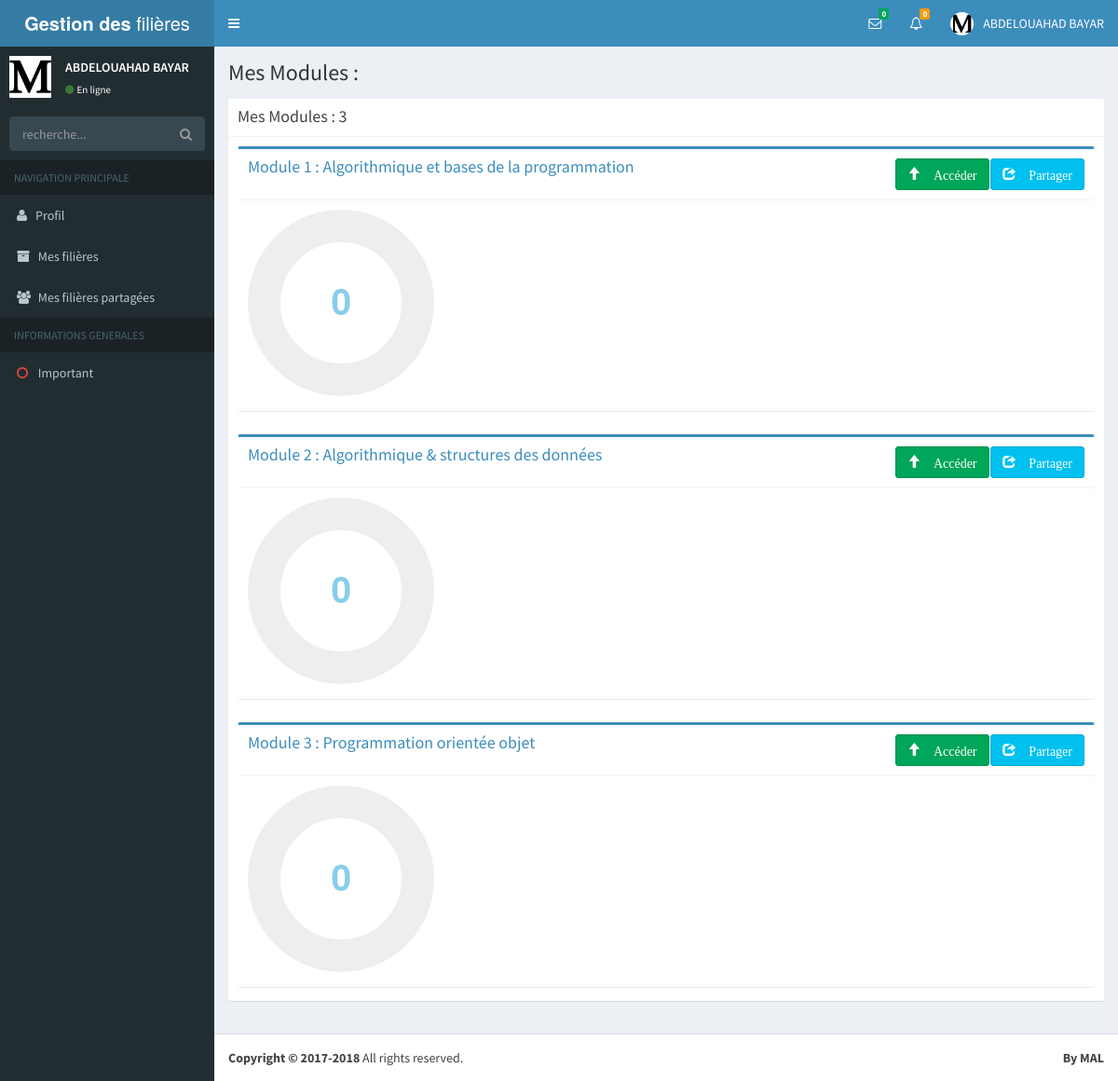
Page /Coordonateur_module/Mes_Modules.php (signed in) on the committed database.
### tables this page shows
CREATE TABLE IF NOT EXISTS `coordonateur_filiere` (
  `CODE_COR_FIL` int(11) NOT NULL AUTO_INCREMENT,
  `CODE_ETA` int(11) DEFAULT '1',
  `CODE_DEPT` int(11) DEFAULT '1',
  `PSEUDO` varchar(50) DEFAULT NULL,
  `PASSWORD` varchar(50) DEFAULT NULL,
  `NOM_COR_FIL` varchar(50) DEFAULT NULL,
  `PRENOM_COR_FIL` varchar(50) DEFAULT NULL,
  `SPCIALITE_COR_FIL` int(11) DEFAULT '1',
  `GRADE_COR_FIL` int(11) DEFAULT '1',
  `EMAIL_COR_FIL` varchar(60) DEFAULT NULL,
  `TELE_COR_FIL` varchar(20) DEFAULT NULL,
  `IMAGE_COR_FIL` text,
  `ETAT` varchar(50) DEFAULT 'coordonateur filiere',
  PRIMARY KEY (`CODE_COR_FIL`),
  UNIQUE KEY `PSEUDO` (`PSEUDO`),
  KEY `FK_ASSEMBLER` (`CODE_DEPT`),
  KEY `FK_DISPOSE` (`CODE_ETA`),
  KEY `CODE_ETA` (`CODE_ETA`),
  KEY `CODE_DEPT` (`CODE_DEPT`),
  KEY `GRADE_COR_FIL` (`GRADE_COR_FIL`),
  KEY `f11` (`SPCIALITE_COR_FIL`)
);

CREATE TABLE IF NOT EXISTS `coordonateur_module` (
  `CODE_COR_MODU` int(11) NOT NULL AUTO_INCREMENT,
  `CODE_DEPT` int(11) DEFAULT '1',
  `PSEUDO` varchar(50) DEFAULT NULL,
  `PASSWORD` varchar(50) DEFAULT NULL,
  `NOM_COR_MODU` varchar(50) DEFAULT NULL,
  `PRENOM_COR_MODU` varchar(50) DEFAULT NULL,
  `SPECIALITE_COR_MODU` int(11) DEFAULT '1',
  `GRADE_COR_MODU` int(11) DEFAULT '1',
  `CODE_ETA` int(11) DEFAULT NULL,
  `EMAIL_COR_MODU` varchar(60) DEFAULT NULL,
  `TELE_COR_MODU` varchar(20) DEFAULT NULL,
  `IMAGE_COR_MODU` text,
  `ETAT` varchar(50) DEFAULT 'Coordonnateur Module',
  PRIMARY KEY (`CODE_COR_MODU`),
  UNIQUE KEY `PSEUDO` (`PSEUDO`),
  KEY `FK_APPARTIENT` (`CODE_DEPT`),
  KEY `CODE_DEPT` (`CODE_DEPT`),
  KEY `SPECIALITE_COR_MODU` (`SPECIALITE_COR_MODU`),
  KEY `CODE_ETA` (`CODE_ETA`),
  KEY `GRADE_COR_MODU` (`GRADE_COR_MODU`)
);

### Coordonateur_module/Mes_Modules.php (the view, shortened to what this page needs)
<?php
include '../connexion.php';
$Etat = $_SESSION['NIV'];
$rest = $_SESSION['info'];
$nb_d="";
$test="SELECT count(M.CODE_MAT) as nb FROM `matiere_demandees` Md,matiere M,Module Mo ,enseignant E WHERE md.CODE_MAT=M.CODE_MAT AND md.CODE_ENS=E.CODE_ENS AND md.CODE_MAT=M.CODE_MAT AND M.CODE_MODU=Mo.CODE_MODU AND Mo.CODE_COR_MODU='".$rest."' ";
$result=mysqli_query($ma_connexion,$test);
  if(mysqli_num_rows($result) > 0)
    {
  while($row = mysqli_fetch_array($result))
      {
  $nb_d=$row['nb'];
    }
  }
$req  = ($bd->query('Select  PRENOM_COR_MODU , NOM_COR_MODU ,SPECIALITE_COR_MODU  from coordonateur_module WHERE CODE_COR_MODU  ="'.$rest.'"'));
$req4 = ($bd->query('Select  count(CODE_MODU)as Nombre_Modu from module WHERE CODE_COR_MODU  ="'.$rest.'"'));
$req5 = ($bd->prepare('Select NOM_MODU from module WHERE CODE_COR_MODU  ="'.$rest.'"'));
$req6 = ($bd->prepare('Select CODE_MODU from module WHERE CODE_COR_MODU  ="'.$rest.'"'));
$req9 = ($bd->prepare('SELECT avancement FROM module WHERE CODE_COR_MODU="'.$rest.'" '));
$ress = $req->fetch();
$ress1= $req4->fetch();
$req5->execute();
$req9->execute();
$req6->execute();
$ress2  =  $req5->fetchAll();
$ress9=$req9->fetchAll();
$ress3=$req6->fetchAll();
$prenom = $ress['PRENOM_COR_MODU'];
$nom    = $ress['NOM_COR_MODU'];
$nb     = $ress1['Nombre_Modu'];
$nb     = $nb-1;
?>
<!DOCTYPE html>
<html>
<head>
  <link rel="stylesheet" href="../bootstrap/css/bootstrap.min.css">
  <link rel="stylesheet" type="text/css" href="../css/font-awesome.min.css">
  <link rel="stylesheet" type="text/css" href="../css/ionicons.min.css">
  <link rel="stylesheet" href="../dist/css/AdminLTE.min.css">
  <link rel="stylesheet" href="../dist/css/skins/_all-skins.min.css">
  <link rel="stylesheet" type="text/css" href="../css/sweetalert2.min.css">
  <link rel="stylesheet" href="../css/jquery-confirm.min.css">
</head>
<body class="sidebar-mini wysihtml5-supported skin-blue">
<div class="wrapper">
<?php include("../includes/header.php"); ?>
<?php include("../includes/aside.php"); ?>
  <div class="content-wrapper">
    <section class="content-header">
      <h1>
        Mes Modules :
      </h1>
    </section>
    <section class="content">
      <div class="row">
        <div class="col-md-12 test">
          <div class="box box-solid">
            <div class="box-header with-border">
              <h3 class="box-title">Mes Modules : <?php echo $nb+1  ?></h3>
            </div>
            <?php
            for ($i = 0 ; $i <= $nb ; $i++)
              {
                $avanc =implode($ress9[$i]);
                $NomF =implode($ress2[$i]);
                $j=$i+1;
            echo '
            <div class="box-body">
              <div class="box-group" id="accordion">
                <div class="panel box box-primary">
                  <div class="box-header with-border">
                    <h4 class="box-title">
                      <a data-toggle="collapse" data-parent="#accordion" href="#collapseOne">
                        Module '.$j.' : '.$NomF.'
                      </a>
                    </h4>
                    <div class="btn-group pull-right">
                  <form method="post">
                    <button type="submit" name="submit" class="btn btn-success"><span class="glyphicon glyphicon-arrow-up">&nbsp;Accéder</span></button>
                    <button type="button" name="partager" data-toggle="modal" data-target="#myModal" class="btn btn-info" id="mod'.$i.'" value='.$i.' onClick="afficher(this)"><span class="glyphicon glyphicon-share">&nbsp;Partager</span></button>
                    <input type="text" name="id" value='.$i.' hidden>
                    </form>
                </div>
                  </div>
                  <div id="collapseOne" class="panel-collapse collapse in">
                    <div class="box-body">
                      <input class="knob" id="kuy'.$i.'" data-width="200" data-min="0" data-displayPrevious=true value="'.$avanc.'/'.implode($ress3[$i]).'" >
                    </div>
                  </div>
                </div>
              </div>
            </div>';
          }
            ?>
          </div>
        </div>
      </div>
    </section>
  </div>
  <footer class="main-footer">
    <div class="pull-right hidden-xs">
      <b>By MAL</b>
    </div>
    <strong>Copyright &copy; 2017-2018</strong> All rights
    reserved.
  </footer>
</div>
</body>
</html>

### includes/header.php (shortened to what this page needs)
  <form action="" method="POST">
  <header class="main-header">
    <a href="#" class="logo">
      <span class="logo-lg"><b>Gestion des </b> filières</span>
    </a>
    <nav class="navbar navbar-static-top">
      <a href="#" class="sidebar-toggle" data-toggle="offcanvas" role="button">
      </a>
      <div class="navbar-custom-menu">
        <ul class="nav navbar-nav">
          <li class="dropdown messages-menu">
            <a href="#" class="dropdown-toggle" data-toggle="dropdown">
              <i class="fa fa-envelope-o"></i>
              <span class="label label-success">0</span>
            </a>
          </li>
          <?php
          if($Etat != "enseignant"){
            echo '
          <li class="dropdown notifications-menu">
            <a href="#" class="dropdown-toggle" data-toggle="dropdown">
              <i class="fa fa-bell-o"></i>
              <span class="label label-warning">'.$nb_d.'</span>
            </a>
            <ul class="dropdown-menu">
              <li class="header">Vous avez '.$nb_d.' notifications</li>
              <li>
                <div class="slimScrollDiv"><ul class="menu">
                  <ul class="dropdown-menu">
              <li><label>Vous avez <?php echo $nb_d; ?> Demandes :</label></li>
              <li><a href="../Coordonateur_filiere/notification.php">Voir tout :</a></li>
            </ul>
                </div>
              </li>
              <li class="footer"><a href="#">Voir tous</a></li>
            </ul>
          </li> ';
        }
           ?>
          <li class="dropdown user user-menu">
            <a href="#" class="dropdown-toggle" data-toggle="dropdown">
              <img src="
<?php
                                            $rest = $_SESSION['info'];
                                            $bd = new PDO('mysql:host=localhost;dbname=pfe', 'root', '' , array(PDO::MYSQL_ATTR_INIT_COMMAND => "SET NAMES utf8", PDO::ATTR_ERRMODE => PDO::ERRMODE_EXCEPTION,PDO::ATTR_DEFAULT_FETCH_MODE => PDO::FETCH_ASSOC));
                                            $bd->setAttribute(PDO::ATTR_ERRMODE, PDO::ERRMODE_EXCEPTION);
                                            if ( $Etat =="coordonateur filiere" )
                                                {
                                                    $req  = ($bd->query('Select IMAGE_COR_FIL from coordonateur_filiere WHERE CODE_COR_FIL  ="'.$rest.'"'));
                                                    $ress = $req->fetch();
                                                    $url = $ress['IMAGE_COR_FIL'];
                                                    echo "../images/".$url;
                                                }
                                        ?>" class="user-image" alt="User Image">
              <span class="hidden-xs"><?php echo $prenom." ".$nom ?></span>
            </a>
          </li>
        </ul>
      </div>
    </nav>
  </header>
  </form>

### includes/aside.php (shortened to what this page needs)
  <aside class="main-sidebar">
    <section class="sidebar">
      <div class="user-panel">
        <div class="pull-left image">
          <img src="
<?php
                                            $rest = $_SESSION['info'];
                                            $bd = new PDO('mysql:host=localhost;dbname=pfe', 'root', '' , array(PDO::MYSQL_ATTR_INIT_COMMAND => "SET NAMES utf8", PDO::ATTR_ERRMODE => PDO::ERRMODE_EXCEPTION,PDO::ATTR_DEFAULT_FETCH_MODE => PDO::FETCH_ASSOC));
                                            $bd->setAttribute(PDO::ATTR_ERRMODE, PDO::ERRMODE_EXCEPTION);
                                            if ( $Etat =="coordonateur filiere" )
                                                {
                                                    $req  = ($bd->query('Select IMAGE_COR_FIL from coordonateur_filiere WHERE CODE_COR_FIL  ="'.$rest.'"'));
                                                    $ress = $req->fetch();
                                                    $url = $ress['IMAGE_COR_FIL'];
                                                    echo "../images/".$url;
                                                }
                                        ?>"  alt="User Image">
        </div>
        <div class="pull-left info">
          <p><?php echo $prenom." ".$nom ?></p>
          <a href="#"><i class="fa fa-circle text-success"></i>En ligne</a>
        </div>
      </div>
      <form action="" method="POST" class="sidebar-form">
        <div class="input-group">
          <input type="text" name="rech" id="rech" onkeyup="recherche(this)" class="form-control" placeholder="recherche...">
              <span class="input-group-btn">
                <button type="button" name="search" id="search-btn" class="btn btn-flat"><i class="fa fa-search"></i>
                </button>
              </span>
        </div>
      </form>
<ul class="sidebar-menu">
        <li class="header">NAVIGATION PRINCIPALE</li>
        <li id="profil"><a href="../Profil/Profil.php"><i class="fa fa-user"></i><span>Profil</span></a></li>
        <?php
        if ($Etat == "coordonateur filiere"){
          echo '
        <li id="Mes_Filieres"><a href="../Coordonateur_filiere/Mes_Filieres.php"><i class="fa fa-archive"></i> <span>Mes filières</span></a></li>
        <li id="Mes_Filieres_partagees"><a href="../Coordonateur_filiere/Mes_Filieres_partagees.php"><i class="fa fa-users"></i> <span>Mes filières partagées</span></a></li>';
      }if ($Etat == "enseignant"){
          echo '
        <li id="Mes_Matieres"><a href="../enseignant/Mes_Matieres.php"><i class="fa fa-archive"></i> <span>Mes matiéres</span></a></li>
        <li id="Mes_Matieres_Partagees"><a href="../enseignant/Mes_Matieres_Partagees.php"><i class="fa fa-users"></i> <span>Mes matiéres partagées</span></a></li>
        <li id="Matieres_sauvegardees"><a href="../enseignant/Matieres_sauvegardees.php"><i class="fa fa-bookmark"></i> <span>Mes matiéres sauvegardées</span></a></li>
        ';
      }if ($Etat == "Coordonnateur Module"){
          echo '
        <li id="Mes_Modules"><a href="../Coordonateur_module/Mes_Modules.php"><i class="fa fa-archive"></i> <span>Mes modules</span></a></li>
        <li id="Mes_Modules_Partages"><a href="../Coordonateur_module/Mes_Modules_Partages.php"><i class="fa fa-users"></i> <span>Mes modules partagées</span></a></li>';
      }if ($Etat == "Chef Departement"){
          echo '
        <li><a href="Profil.php"><i class="fa fa-archive"></i> <span>Mes ...</span></a></li>
        <li><a href="Profil.php"><i class="fa fa-users"></i> <span>Mes .. partagées</span></a></li>';
      }
        ?>
        <li class="header">INFORMATIONS GENERALES</li>
        <li><a href="#"><i class="fa fa-circle-o text-red"></i> <span>Important</span></a></li>
      </ul>
    </section>
  </aside>

### rows in the picture
coordonateur_filiere: IMAGE_COR_FIL (picture)
coordonateur_module: PRENOM_COR_MODU "ABDELOUAHAD", NOM_COR_MODU "BAYAR"

### other values in the picture
$nb_d "0"
$nb+1 "3"
$j "1"
$NomF "Algorithmique et bases de la programmation"
$j "2"
$NomF "Algorithmique & structures des données"
$j "3"
$NomF "Programmation orientée objet"
